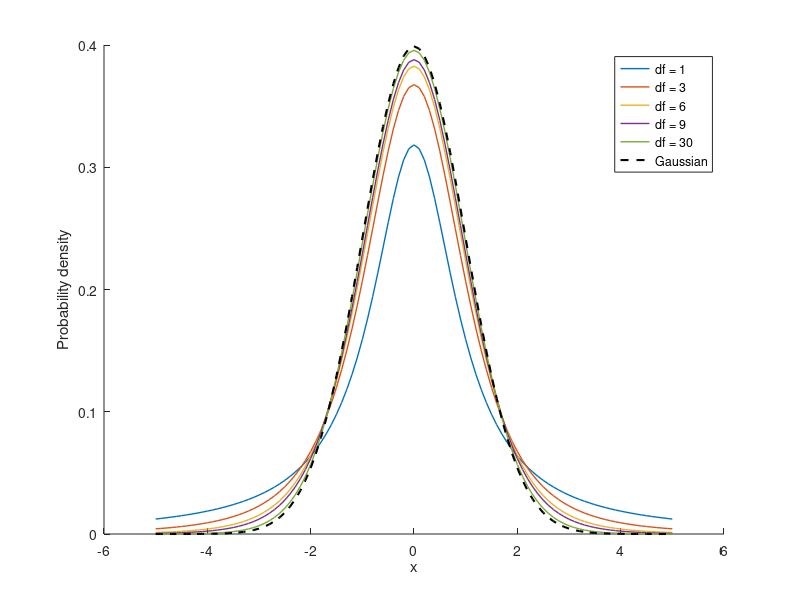
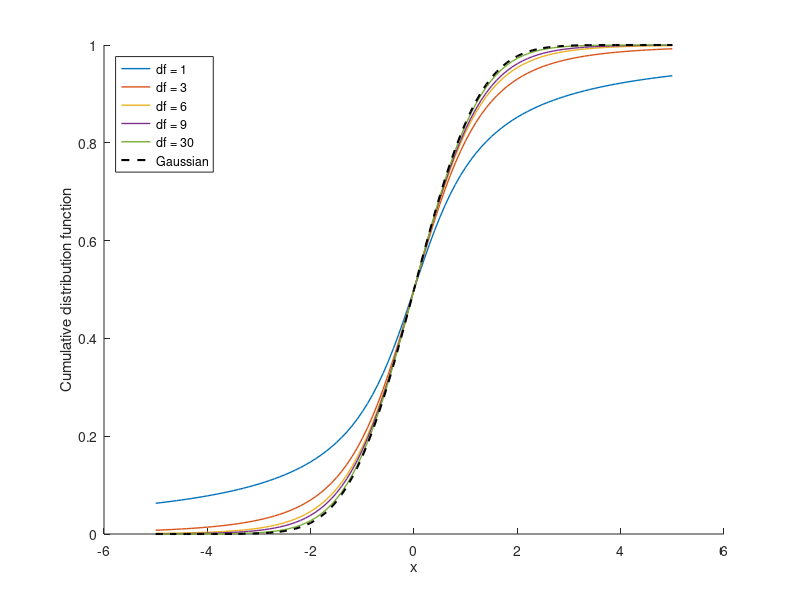
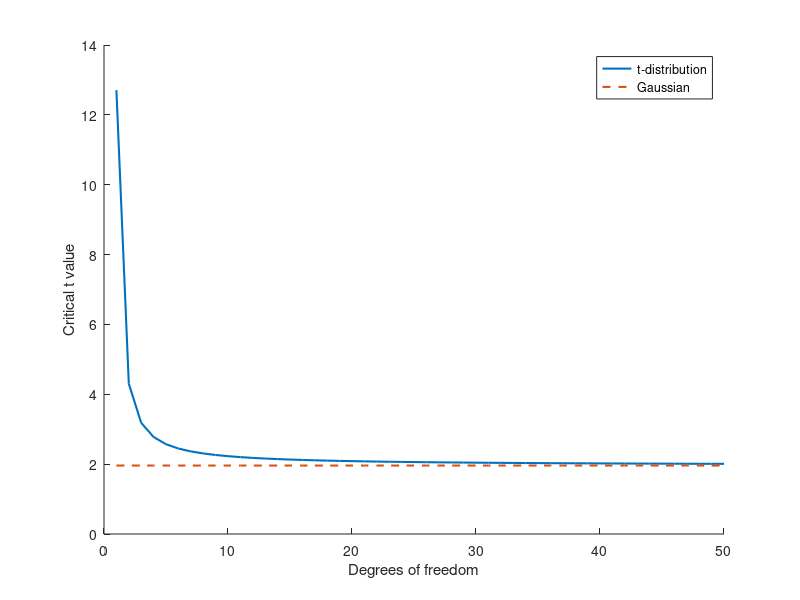

The MATLAB script that drew these images, in order: (Note: this script raises an error after producing the figures.)
% Week3 in-class exercise
% This week's theme is Student's t-distribution and hypothesis testing

%% safety first
close all; fclose all; clear; clc;

%% Part 1. plot t-distributions

%% plot the probability density function for student's t distributions 
% with different degrees of freedom

% DoF
df=[1,3,6,9,30];

x=-5:0.1:5;

figure;
hold on;
for i=1:numel(df)
    t_pdf=tpdf(x,df(i));
    plot(x,t_pdf,'linewidth',1,'DisplayName',['df = ',num2str(df(i))]);
end

% add legend
legend();

n_pdf=normpdf(x);
plot(x,n_pdf,'--k','linewidth',1.5,'DisplayName','Gaussian')

xlabel('x');
ylabel('Probability density');

%% plot the cumulative distribution function (CDF) 
% for student's t distributions with different DoF

% DoF
df=[1,3,6,9,30];

x=-5:0.1:5;

figure;
hold on;
for i=1:numel(df)
    t_cdf=tcdf(x,df(i));
    plot(x,t_cdf,'linewidth',1,'DisplayName',['df = ',num2str(df(i))]);
end

% add legend
l1=legend('location','northwest');

n_cdf=normcdf(x);
plot(x,n_cdf,'--k','linewidth',1.5,'DisplayName','Gaussian')

xlabel('x');
ylabel('Cumulative distribution function');


%% find the critical t-values for student's t distributions with different DoF

% confidence level
CL=0.95;
alpha=1-CL;

df=1:1:50;
tcrit=nan*df;

for i=1:numel(df)
    tcrit(i)=tinv(1-alpha./2,df(i));
end

%  plot normal distribution as a reference
tcrit_norm=norminv(1-alpha./2);

figure;
hold on;
plot(df,tcrit,'-','linewidth',1.5,'DisplayName','t-distribution');
plot(df,tcrit_norm.*ones(size(df)),'--','linewidth',1.5,'DisplayName','Gaussian');

legend()
ylabel('Critical t value')
xlabel('Degrees of freedom')

%%%%%%%%%%%%%%%%%%%%%%%%%%%%%%%%%%%%%%%%%%%%%%%%%%%%%%%%%%%%%%%%%%%%%%%%%%%
%% Part 2. Hypothesis test (example 1: one-sample t-test)
% Test whether or not the mean annual temperature of Atlanta for the 
% last decade (2013-2022) is significantly warmer than the long term average


%% load Atlanta temperature data (saved as excel spread sheet in the same folder)
data_table=readtable('./ATL_MonMeanTemp_1879_2022.xlsx');
% year
year=data_table.Year;
% temperature of all months
All_Month=table2array(data_table(:,2:13));
% calculate annual mean from all months
Annual=mean(All_Month,2);

%% calculate the long term mean and last decade mean temperature
mu=mean(Annual,'omitnan'); % long term mean
x=mean(Annual(end-9:end),'omitnan'); % mean of last 10 years

disp('Part 2. One sample t-test');
disp(['Long-term annual mean temperature is ',num2str(mu,4)]);
disp(['Last decade mean temperature is ',num2str(x,4)]);

%% Step 1. Set the confidence leve to 95% confidence level
CL=0.95;

%% Step 2. State the hypotheses

% H0: The average annual temperature of Atlanta for the recent decade (2013-2022) is NOT significantly warmer than the long-term average annual temperature.

% H1: The average annual temperature of Atlanta for the recent decade (2013-2022) is significantly warmer than the long-term average annual temperature.

%% Step 3. State the statistics to be used

% We will use the Student's t-distribution with one-tailed test

%% Step 4. Determine the critical region
%  N is the sample size
N=10;
%  calculate the critical t-value (one-tailed)
tcrit=tinv(CL,N-1);
% display the critical region
disp(['The critical region is t < ',num2str(tcrit)]);

%% Step 5. Evaluate whether or not the data is outside of the critical region
% standard deviation from the last 10 years
sig=std(Annual(end-9:end));
% standard error of the 10 year mean temperature
SE=sig/sqrt(N-1);
% t-value of the data is (x-mu)/(SE)
t = (x-mu)./SE;
disp(['The t-value of the data is ',num2str(t,4)]);

%% Conclusion:
% Because t > tcrit, we reject the null hypothesis (N0). 
% The average annual temperature of Atlanta for the recent decade (2013-2022) 
% is significantly warmer than the long-term average annual temperature.


%%%%%%%%%%%%%%%%%%%%%%%%%%%%%%%%%%%%%%%%%%%%%%%%%%%%%%%%%%%%%%%%%%%%%%%%%%%
%% Part 3. Hypothesis test (example 2: two-sample t-test)
% Test whether or not the mean annual temperature of Atlanta for 
% one decade (1991-2000) is significantly different from another 
% decadal average from 1981 to 1990.

%% load Atlanta temperature data (saved as excel spread sheet in the same folder)
data_table=readtable('./ATL_MonMeanTemp_1879_2022.xlsx');
% year
year=data_table.Year;
% temperature of all months
All_Month=table2array(data_table(:,2:13));
% calculate annual mean from all months
Annual=mean(All_Month,2);

%% select two periods
index1=find(year>=1981 & year<=1990);
index2=find(year>=1991 & year<=2000);

Annual1=Annual(index1);
Annual2=Annual(index2);

x1=mean(Annual1);
x2=mean(Annual2);

disp(' ');
disp('Part 3: two-sample t-test');
disp(['1980s mean is ',num2str(x1,4)]);
disp(['1990s mean is ',num2str(x2,4)]);

%% Step 1. Set the confidence level to 95% confidence level
CL=0.95;

%% Step 2. State the hypotheses
% H0: the average annual temperature of Atlanta for 1990s is NOT significantly different from that for 1980s.

% H1: the average annual temperature of Atlanta for 1990s is significantly different from that for 1980s.

%% Step 3. State the statistic used
% We will use Student's t-distribution with two-tailed test (two-sample test).

%% Step 4. Determine the critical region¶
% N1 and N2 are the sample size
N1=10;
N2=10;
df=N1+N2-2;

% calculate the critical t-value (two-tailed)
alpha = 1-CL;
tcrit=tinv(1-alpha/2,df); % two tailed test

% display the critical region
disp(['The critical region is |t| < ',num2str(tcrit,4)]);


%% Step 5. Evaluate whether or not the data is outside of the critical region
% standard deviation from the each of the two decades
sig1=std(Annual1);
sig2=std(Annual2);

% calculate the combined standard deviation weighted by the sample size
sig = sqrt((N1.*sig1.^2+N2.*sig2.^2)./(N1+N2-2));

% standard error of the combined data
SE=sig.*sqrt(1/N1+1/N2);

% t-value of the data is (x2-x1)/(SE)
t=(x2-x1)./SE;


disp(['mean temperature difference is ',num2str(x2-x1)]);
disp(['s.d. of the first period is ',num2str(sig1)]);
disp(['s.d. of the second period is ',num2str(sig2)]);
disp(['combined s.d. is ',num2str(sig)]);
disp(['combined SE is ',num2str(sig)]);
disp(['The t-value of the data is ',num2str(t)]);

%% Conclusion: 
% Because |t| < tcrit, we CANNOT reject the null hypothesis (N0). 
% The 1980s and 1990s are not significantly different from one another 
% at the 95% confidence level.





